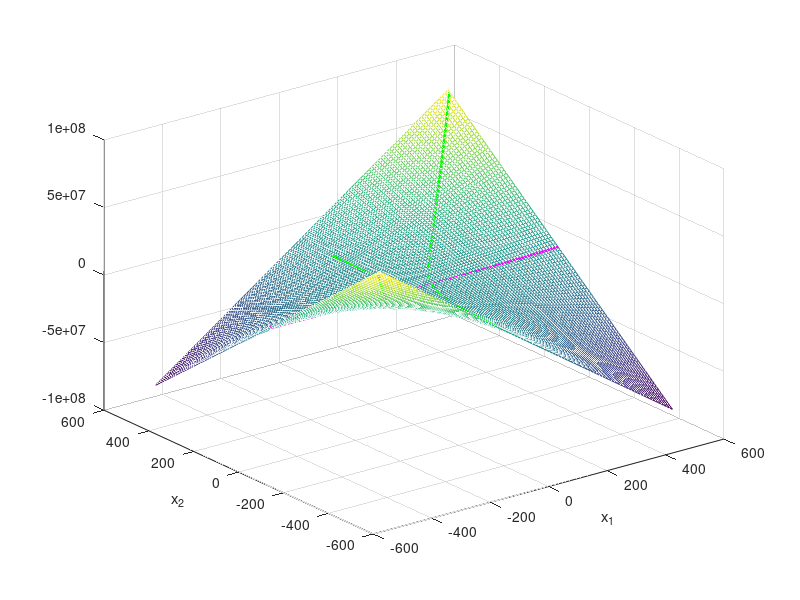

Source code (MATLAB): (Note: this script raises an error after producing the figure.)
clear;clc; close all;
figure(1),clf 
xx=[-500:10:500]';  
for  ii=1:length(xx)
    for  jj=1:length(xx)  
        FF(ii,jj)=  xx(ii)^2+320*xx(ii)*xx(jj);
    end
end
hh=mesh(xx,xx,FF);% 
hold  on;% 

plot3(xx,xx/60,xx.^2+(320/60)*xx.^2,"m-","LineWidth",2);  %first constraint
plot3(xx,xx-(3600./xx),xx.^2+320.*xx.*(xx-(3600./xx)),"g-","LineWidth",2); %second constraint

xlabel("x_1");  ylabel("x_2");  % 
hold  off;  %axis([-3  3  -3  3  0  20])% 
hh=get(gcf,"children");% 
%set(hh,"View",[-109  74],"CameraPosition",[-26.5555  13.5307  151.881]);% 

xx=fmincon("exampleF",[0;0],[],[],[],[],[],[],"exampleC"); 
hold  on 
plot3(xx(1),xx(2),xx(1)^2+320*xx(1)*xx(2),"rs","MarkerSize",20,"MarkerFace","r") 
xx(1)^2+320*xx(1)*xx(2) 

%[x,fval,exitflag,output,lambda,grad,hessian] = fmincon("exampleF",[0;0],[],[],[],[],[],[],"exampleC");

function  [c,ceq]=exampleC(X)
    c1 = (1/100)*(X(1)-(60*X(2))); 
    c2 = 1-(X(1)*(1/3600)*(X(1)-X(2)));
    c3 = -X(1);
    c4 = -X(2);
    c=[c1;c2;c3;c4]; 
    ceq=0; 
return 
end

function  F = exampleF(X) 
    F=X(1)^2+320*X(1)*X(2); 
return 
end